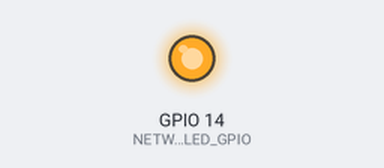
The program below on a simulated Raspberry Pi (BCM pin numbers). Parts: output pins drawn as LEDs (lit = HIGH). The clock reads 2024-03-15 10:24:30 at power-on unless the program sets it; threads take turns every 2 ms; what the program prints to the terminal is not drawn.

Above: at 0.2 s.
Timing chart, 0 to 1.7 s (numbered marks = the images above):
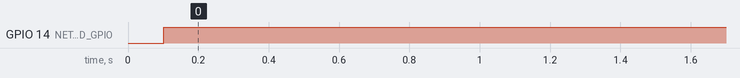

The program:

system.py
```python
"""
システム監視デーモン（main.py とは独立して動作）

・NETWORK_LED (GPIO14): ネットワーク接続中=点灯、切断=消灯
・Reset_SW   (GPIO15): 3秒長押しでラズパイを再起動
"""

import os
import socket
import subprocess
import threading
import time
from datetime import datetime

import RPi.GPIO as GPIO  # type: ignore

NETWORK_LED_GPIO = 14
RESET_SW_GPIO    = 15

NET_CHECK_INTERVAL = 10   # ネットワーク確認間隔（秒）
REBOOT_HOLD_SEC    = 3    # リセットSW の長押し判定時間（秒）


def log(msg):
    print(f"[{datetime.now().strftime('%H:%M:%S')}] [system] {msg}", flush=True)


# ---------------------------------------------------------------------------
# ネットワーク確認
# ---------------------------------------------------------------------------

def _is_network_available() -> bool:
    """8.8.8.8:53 への TCP 接続でインターネット疎通を確認する。"""
    try:
        sock = socket.socket(socket.AF_INET, socket.SOCK_STREAM)
        sock.settimeout(3)
        sock.connect(("8.8.8.8", 53))
        sock.close()
        return True
    except OSError:
        return False


def _network_monitor():
    """バックグラウンドスレッド: 定期的にネットワークを確認して LED を制御する。"""
    prev = None
    while True:
        connected = _is_network_available()
        if connected != prev:
            GPIO.output(NETWORK_LED_GPIO, connected)
            log(f"ネットワーク: {'接続中' if connected else '切断'}")
            prev = connected
        time.sleep(NET_CHECK_INTERVAL)


# ---------------------------------------------------------------------------
# リセットスイッチ監視
# ---------------------------------------------------------------------------

def _watch_reset_sw():
    """
    メインスレッドでリセット SW を監視する。
    プルアップ接続（押下で LOW）を前提とする。
    3秒長押しで sudo reboot を実行。
    """
    while True:
        if GPIO.input(RESET_SW_GPIO) == GPIO.LOW:
            log(f"リセットSW 押下検知 ({REBOOT_HOLD_SEC}秒ホールドで再起動)")
            press_start = time.time()
            while GPIO.input(RESET_SW_GPIO) == GPIO.LOW:
                if time.time() - press_start >= REBOOT_HOLD_SEC:
                    log("再起動実行")
                    _cleanup()
                    subprocess.run(["sudo", "reboot"], check=False)
                    return
                time.sleep(0.05)
            log("リセットSW 短押し（無視）")
        time.sleep(0.05)


# ---------------------------------------------------------------------------
# GPIO セットアップ / クリーンアップ
# ---------------------------------------------------------------------------

def _setup():
    GPIO.setmode(GPIO.BCM)
    GPIO.setup(NETWORK_LED_GPIO, GPIO.OUT, initial=GPIO.LOW)
    GPIO.setup(RESET_SW_GPIO,    GPIO.IN,  pull_up_down=GPIO.PUD_UP)
    log("GPIO セットアップ完了")


def _cleanup():
    try:
        GPIO.output(NETWORK_LED_GPIO, False)
    except RuntimeError:
        pass
    GPIO.cleanup()
    log("GPIO クリーンアップ完了")


# ---------------------------------------------------------------------------
# エントリポイント
# ---------------------------------------------------------------------------

def main():
    _setup()

    threading.Thread(target=_network_monitor, daemon=True).start()
    log("システム監視開始")

    try:
        _watch_reset_sw()
    except KeyboardInterrupt:
        log("停止しました")
    finally:
        _cleanup()


if __name__ == "__main__":
    main()
```

Measured:
- by itself, GPIO 14 (NETWORK_LED_GPIO): LOW → HIGH at 0.10 s
